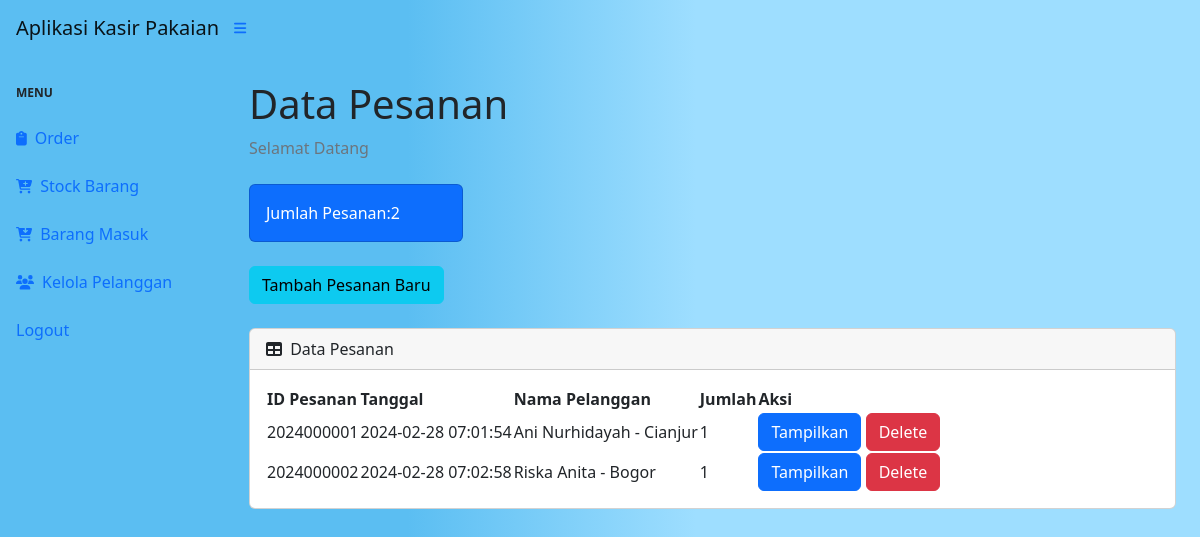
Screenshot of / (signed in) with the database file from the repository.
### tables this page shows
CREATE TABLE `pesanan` (
  `idorder` int(11) NOT NULL,
  `tanggal` timestamp NOT NULL DEFAULT current_timestamp(),
  `idpelanggan` int(11) NOT NULL
);

CREATE TABLE `pelanggan` (
  `idpelanggan` int(11) NOT NULL,
  `namapelanggan` varchar(30) NOT NULL,
  `notelp` varchar(15) NOT NULL,
  `alamat` text NOT NULL
);

### index.php (the view, shortened to what this page needs)
<?php
require 'ceklogin.php';
$h1 = mysqli_query($c,"select * from pesanan");
$h2 = mysqli_num_rows($h1);
?>
<!DOCTYPE html>
<html lang="en">
    <head>
        <link href="https://cdn.jsdelivr.net/npm/simple-datatables@7.1.2/dist/style.min.css" rel="stylesheet" />
        <link href="css/styles.css" rel="stylesheet" />
    </head>
    <body class="" style="background: rgb(91,190,242);
background: linear-gradient(90deg, rgba(91,190,242,1) 34%, rgba(158,222,255,1) 58%);">
    <body class="sb-nav-fixed">
        <nav class="sb-topnav navbar navbar-expand navbar-linear-gradient bg-linear-gradient">
            <a class="navbar-brand ps-3" href="index.php">Aplikasi Kasir Pakaian</a>
            <button class="btn btn-link btn-sm order-1 order-lg-0 me-4 me-lg-0" id="sidebarToggle" href="#!"><i class="fas fa-bars"></i></button>
        </nav>
        <div id="layoutSidenav">
            <div id="layoutSidenav_nav">
                <nav class="sb-sidenav accordion sb-sidenav-linear-gradient" id="sidenavAccordion">
                    <div class="sb-sidenav-menu">
                        <div class="nav">
                            <div class="sb-sidenav-menu-heading">Menu</div>
                            <a class="nav-link" href="index.php">
                                <div class="sb-nav-link-icon"><i class="fas fa-clipboard"></i></div>
                                Order
                            </a>
                            <a class="nav-link" href="stock.php">
                                <div class="sb-nav-link-icon"><i class="fas fa-cart-plus"></i></div>
                                Stock Barang
                            </a>
                            <a class="nav-link" href="masuk.php">
                                <div class="sb-nav-link-icon"><i class="fas fa-cart-arrow-down"></i></div>
                                Barang Masuk
                            </a>
                                <a class="nav-link" href="pelanggan.php">
                                <div class="sb-nav-link-icon"><i class="fas fa-users"></i></div>
                                Kelola Pelanggan
                            </a>
                            <a class="nav-link" href="logout.php">
                                Logout
                            </a>
                        </div>
                    </div>
                </nav>
            </div>
            <div id="layoutSidenav_content">
                <main>
                    <div class="container-fluid px-4">
                        <h1 class="mt-4">Data Pesanan</h1>
                        <ol class="breadcrumb mb-4">
                            <li class="breadcrumb-item active">Selamat Datang</li>
                        </ol>
                        <div class="row">
                            <div class="col-xl-3 col-md-6">
                                <div class="card bg-primary text-white mb-4">
                                    <div class="card-body">Jumlah Pesanan:<?=$h2;?></div>
                                </div>
                            </div>
                        </div>
                                 <button type="button" class="btn btn-info mb-4" data-bs-toggle="modal" data-bs-target="#myModal">
                                    Tambah Pesanan Baru
                                </button>
                        <div class="card mb-4">
                            <div class="card-header">
                                <i class="fas fa-table me-1"></i>
                                Data Pesanan
                            </div>
                            <div class="card-body">
                                <table id="datatablesSimple">
                                    <thead>
                                        <tr>
                                            <th>ID Pesanan</th>
                                            <th>Tanggal</th>
                                            <th>Nama Pelanggan</th>
                                            <th>Jumlah</th>
                                            <th>Aksi</th>
                                        </tr>
                                    </thead>
                                    <tbody>
                                    <?php
                                        $get = mysqli_query($c, "select * from pesanan p, pelanggan pl where p.idpelanggan=pl.
                                        idpelanggan");
                                        while($p=mysqli_fetch_array($get)){
                                            $idorder = $p['idorder'];
                                            $tanggal = $p['tanggal'];
                                            $namapelanggan = $p['namapelanggan'];
                                            $alamat = $p['alamat'];
                                            $hitungjumlah = mysqli_query($c,"select * from detailpesanan where idpesanan='$idorder'");
                                            $jumlah = mysqli_num_rows($hitungjumlah);
                                      ?>
                                        <tr>
                                            <td><?=$idorder;?></td>
                                            <td><?=$tanggal;?></td>
                                            <td><?=$namapelanggan;?>  - <?=$alamat;?></td>
                                            <td><?=$jumlah;?></td>
                                            <td>
                                                <a href="view.php?idp=<?=$idorder;?>"class="btn btn-primary" target="blank">Tampilkan</a>
                                                <button type="button" class="btn btn-danger" data-bs-toggle="modal" data-bs-target="#delete<?=$idorder;?>">
                                                    Delete
                                                </button>
                                            </td>
                                        </tr>
                                    <?php
                                      };
                                    ?>
                                    </tbody>
                                </table>
                            </div>
                        </div>
                    </div>
                </main>
            </div>
        </div>
    </body>
</html>

### rows the page displays
pesanan: idorder "2024000001", tanggal "2024-02-28 07:01:54", idpelanggan.namapelanggan "Ani Nurhidayah", idpelanggan.alamat "Cianjur", jumlah "1"
pesanan: idorder "2024000002", tanggal "2024-02-28 07:02:58", idpelanggan.namapelanggan "Riska Anita", idpelanggan.alamat "Bogor", jumlah "1"

### other values shown
$h2 "2"
